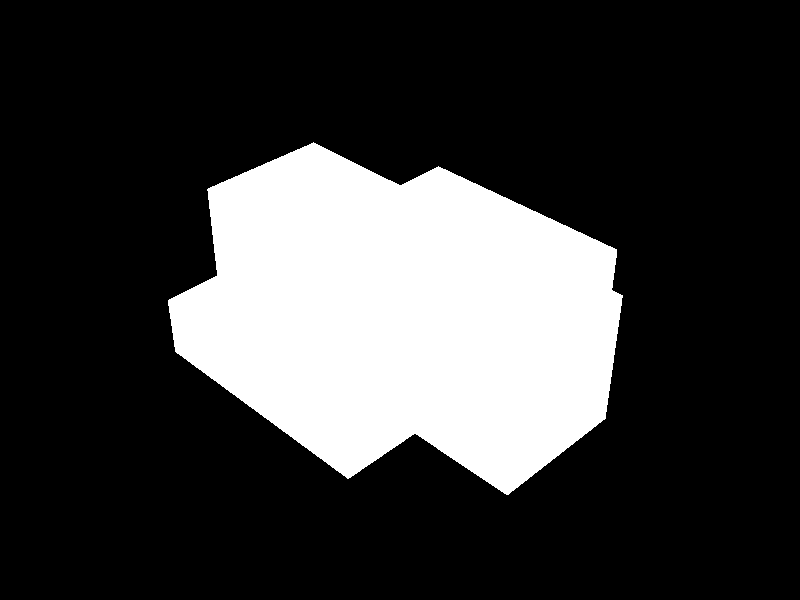

Recreate this plot in Python.
#!/usr/bin/env python

# Import OBJ with MTL but no texture file and render.

import os

import vtkmodules.vtkInteractionStyle  # noqa: F401
import vtkmodules.vtkRenderingFreeType  # noqa: F401
import vtkmodules.vtkRenderingOpenGL2  # noqa: F401

from vtkmodules.vtkIOImport import vtkOBJImporter
from vtkmodules.vtkRenderingCore import (
    vtkRenderWindow,
    vtkRenderWindowInteractor,
    vtkRenderer,
)

# Source
data_dir = os.environ.get("VPE_DATA_DIR", os.path.dirname(os.path.abspath(__file__)))
input_dir = os.path.join(data_dir, "Input")

# Import OBJ
obj_importer = vtkOBJImporter()
obj_importer.SetFileName(os.path.join(input_dir, "boxes_4_mtl_no_texture.obj"))
obj_importer.SetFileNameMTL(os.path.join(input_dir, "boxes_4_mtl_no_texture.obj.mtl"))

# Renderer
renderer = vtkRenderer()

# Render window
render_window = vtkRenderWindow()
render_window.AddRenderer(renderer)
render_window.SetWindowName("obj import-mt lwithout texture file")
render_window.SetMultiSamples(0)
render_window.SetSize(800, 600)

# Interactor
interactor = vtkRenderWindowInteractor()
interactor.SetRenderWindow(render_window)

obj_importer.SetRenderWindow(render_window)
obj_importer.Update()

# Scene
renderer.ResetCamera()
renderer.GetActiveCamera().SetPosition(10, 10, -10)
renderer.ResetCamera()

interactor.Initialize()
interactor.Start()
